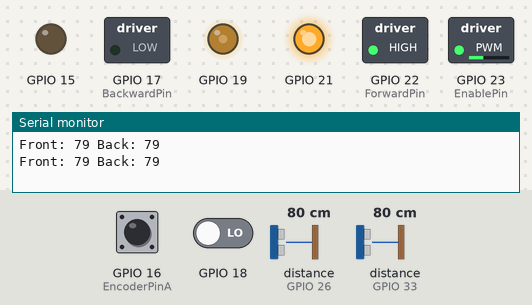
Recording of a sketch running on a simulated ESP32. On the bench: switched loads named in the sketch (green lamp = pin HIGH), output pins drawn as LEDs (lit = HIGH), the last lines printed to the serial monitor. Wiring (inferred from the names in the program): 2 × ultrasonic range finder: trigger GPIO 25, echo GPIO 26 / trigger GPIO 32, echo GPIO 33. Inputs (shaded band) come from the test bench; at power-on: distance to the obstacle (sensors on GPIO 26, GPIO 33) 80 cm, GPIO 16 (EncoderPinA) HIGH, GPIO 18 LOW. The echo pulse lasts 58.3 µs per cm; pins used as bus, display or sensor lines are not drawn.

Above: at 3.7 s.
3.8 s: distance to the obstacle (sensor on GPIO 26) set to 13 cm
5.7 s: distance to the obstacle (sensor on GPIO 26) set to 10 cm
At 6.74 s:
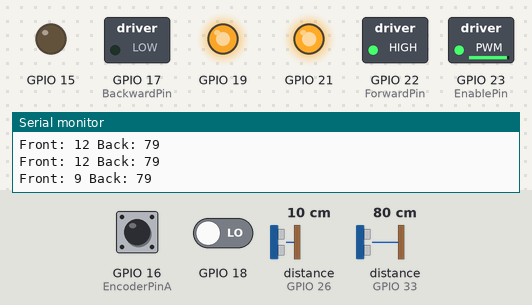
At 10.2 s:
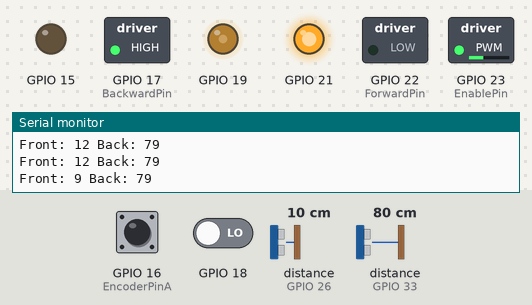
Timing chart, 0 to 11.7 s (numbered marks = the images above; inputs shaded):
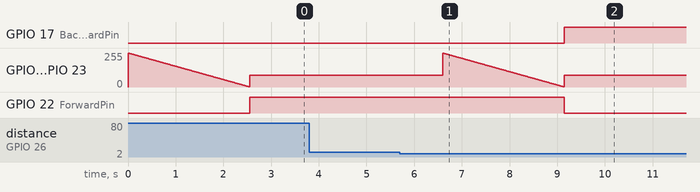

The sketch:

v3.ino
```cpp
// Code for two motors, for robot that moves only back and front
#define TRIG_FRONT 25
#define ECHO_FRONT 26
#define TRIG_BACK 32
#define ECHO_BACK 33

#define MAX_DISTANCE 200
#define DETECT 10

#define TURNING_SPEED 90
#define MOVING_SPEED 90

struct motor{
    int EncoderPinA;
    int EncoderPinB;
    int ForwardPin;
    int BackwardPin;
    int EnablePin;
    int EncoderValue;
};
typedef struct motor motor;

motor leftMotor;
motor rightMotor;

int dir = 1;

void IRAM_ATTR update_encoder_left() {
    if(digitalRead(leftMotor.EncoderPinA) > digitalRead(leftMotor.EncoderPinB)) {
        leftMotor.EncoderValue++;
    } else {
        leftMotor.EncoderValue--;
    }
}
void IRAM_ATTR update_encoder_right() {
    if(digitalRead(rightMotor.EncoderPinA) > digitalRead(rightMotor.EncoderPinB)) {
        rightMotor.EncoderValue++;
    } else {
        rightMotor.EncoderValue--;
    }
}

void initialize_motors() {
    leftMotor.EncoderPinA = 16; //C1
    leftMotor.EncoderPinB = 4; //C2
    leftMotor.ForwardPin = 22;
    leftMotor.BackwardPin = 17;
    leftMotor.EnablePin = 23;
    leftMotor.EncoderValue = 0;
    attachInterrupt(digitalPinToInterrupt(leftMotor.EncoderPinA), update_encoder_left, RISING);

    rightMotor.EncoderPinA = 18;
    rightMotor.EncoderPinB = 5;
    rightMotor.ForwardPin = 21;
    rightMotor.BackwardPin = 15;
    rightMotor.EnablePin = 19;
    rightMotor.EncoderValue = 0;
    attachInterrupt(digitalPinToInterrupt(rightMotor.EncoderPinA), update_encoder_right, RISING);
}

void forward() {
    digitalWrite(rightMotor.ForwardPin, HIGH);
    digitalWrite(rightMotor.BackwardPin, LOW);
    analogWrite(rightMotor.EnablePin, MOVING_SPEED);
    digitalWrite(leftMotor.ForwardPin, HIGH);
    digitalWrite(leftMotor.BackwardPin, LOW);
    analogWrite(leftMotor.EnablePin, MOVING_SPEED);
}

void backward() {
    digitalWrite(rightMotor.ForwardPin, LOW);
    digitalWrite(rightMotor.BackwardPin, HIGH);
    analogWrite(rightMotor.EnablePin, MOVING_SPEED);
    digitalWrite(leftMotor.ForwardPin, LOW);
    digitalWrite(leftMotor.BackwardPin, HIGH);
    analogWrite(leftMotor.EnablePin, MOVING_SPEED);
}

void stopMotors() {
    for(int i = 255; i > 0; i--) {
        analogWrite(leftMotor.EnablePin, i);
        analogWrite(rightMotor.EnablePin, i);
        delay(10);
    }
    digitalWrite(leftMotor.ForwardPin, LOW);
    digitalWrite(leftMotor.BackwardPin, LOW);
    digitalWrite(rightMotor.ForwardPin, LOW);
    digitalWrite(rightMotor.BackwardPin, LOW);
    // analogWrite(leftMotor.EnablePin, 0);
    // analogWrite(rightMotor.EnablePin, 0);
}

int getDistance(int trigPin, int echoPin) {
    digitalWrite(trigPin, LOW);
    delayMicroseconds(2);
    digitalWrite(trigPin, HIGH);
    delayMicroseconds(10);
    digitalWrite(trigPin, LOW);

    long duration = pulseIn(echoPin, HIGH);
    int distance = duration * 0.034 / 2;
    return (distance == 0) ? MAX_DISTANCE : distance;
    // return distance;
}

void setup() {
    initialize_motors();
    pinMode(leftMotor.ForwardPin, OUTPUT);
    pinMode(leftMotor.BackwardPin, OUTPUT);
    pinMode(leftMotor.EnablePin, OUTPUT);
    pinMode(rightMotor.ForwardPin, OUTPUT);
    pinMode(rightMotor.BackwardPin, OUTPUT);
    pinMode(rightMotor.EnablePin, OUTPUT);
    pinMode(leftMotor.EncoderPinA, INPUT);
    pinMode(leftMotor.EncoderPinB, INPUT);
    pinMode(rightMotor.EncoderPinA, INPUT);
    pinMode(rightMotor.EncoderPinB, INPUT);

    pinMode(TRIG_FRONT, OUTPUT);
    pinMode(ECHO_FRONT, INPUT);
    pinMode(TRIG_BACK, OUTPUT);
    pinMode(ECHO_BACK, INPUT);

    Serial.begin(115200);

    stopMotors();
    forward();
}

void turnLeft() {
    int targetLeft = leftMotor.EncoderValue - 30;
    int targetRight = rightMotor.EncoderValue + 30;

    digitalWrite(leftMotor.ForwardPin, LOW);
    digitalWrite(leftMotor.BackwardPin, HIGH);
    analogWrite(leftMotor.EnablePin, TURNING_SPEED);

    digitalWrite(rightMotor.ForwardPin, HIGH);
    digitalWrite(rightMotor.BackwardPin, LOW);
    analogWrite(rightMotor.EnablePin, TURNING_SPEED);

    while (leftMotor.EncoderValue > targetLeft && rightMotor.EncoderValue < targetRight) {
        delay(10);
    }

    stopMotors();
}

void turnRight() {
    int targetLeft = leftMotor.EncoderValue + 30;
    int targetRight = rightMotor.EncoderValue - 30;

    digitalWrite(leftMotor.ForwardPin, HIGH);
    digitalWrite(leftMotor.BackwardPin, LOW);
    analogWrite(leftMotor.EnablePin, TURNING_SPEED);

    digitalWrite(rightMotor.ForwardPin, LOW);
    digitalWrite(rightMotor.BackwardPin, HIGH);
    analogWrite(rightMotor.EnablePin, TURNING_SPEED);

    while (leftMotor.EncoderValue < targetLeft && rightMotor.EncoderValue > targetRight) {
        delay(10);
    }

    stopMotors();
}

int flag = 0;

void loop() {
    int distanceFront = getDistance(TRIG_FRONT, ECHO_FRONT);
    int distanceBack = getDistance(TRIG_BACK, ECHO_BACK);

    Serial.print("Front: ");
    Serial.print(distanceFront);
    Serial.print(" Back: ");
    Serial.println(distanceBack);
    Serial.println();

    if (flag == 0) {
        if (distanceFront > DETECT) {
            forward();
        } else {
            stopMotors();
            turnLeft();
            flag = 1;
        }
    } else if (flag == 1) {
        if (distanceFront > DETECT) {
            forward();
            flag = 0;
        } else {
            stopMotors();
            turnLeft();
            flag = 2;
        }
    } else if (flag == 2) {
        if (distanceBack > DETECT) {
            backward();
        } else {
            stopMotors();
            turnRight();
            flag = 3;
        }
    } else if (flag == 3) {
        if (distanceBack > DETECT) {
            backward();
            flag = 2;
        } else {
            stopMotors();
            turnRight();
            flag = 0;
        }
    }

    delay(1000);
}
```

Measured:
- the behaviour switches between 12 and 11 cm on distance to the obstacle (sensor on GPIO 26) (found by bisection; images 0 and 1)
- after the input at 5.7 s, GPIO 17 (BackwardPin): LOW → HIGH after 3.4 s; GPIO 22 (ForwardPin): HIGH → LOW after 3.4 s
